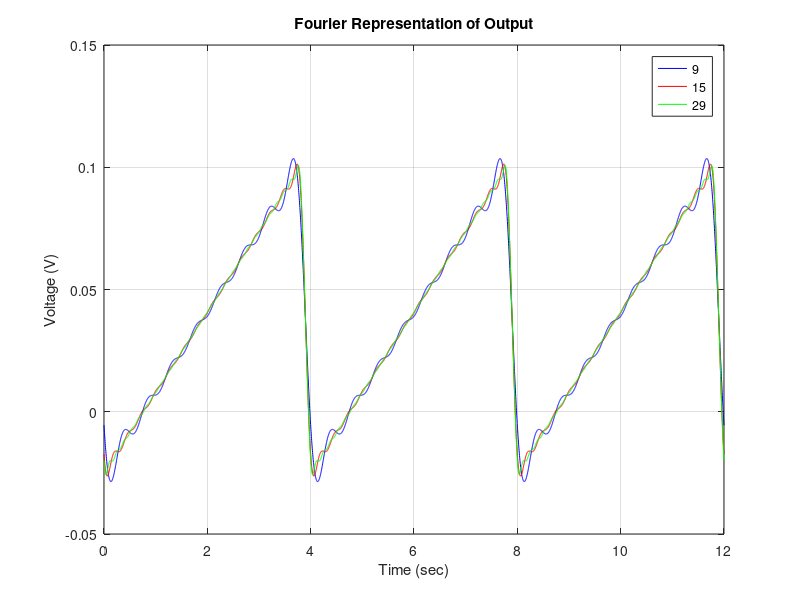

This figure's MATLAB source:
%% Build input wavefunction
SimulationSteps = 4096; % Number of steps chosen to make good plots.
T = 4.0; % Period set to 4 seconds.
Dt = 3.0*T / SimulationSteps; % Dt chosen to make simulation go 3 periods.
m = 0:SimulationSteps; % indices across time
w = 2*pi/T;

% Initialize pieces.
k = 0;
out = 0;
OUT = [];

while k <= 29 %Loops through coefficients to get the series
   if k ~= 0 % K is not 0
       Xk = (5.0 / (152.0 * k^2 * pi^2)) * ...
           (-20.0 + 19 * (1 - 1i * k * 0.1 * pi) * exp(1i * k * 0.1 * pi) ...
           + (1 + 1i * k * 1.9 * pi) * exp(1i * -k * 1.9 * pi));
   else %K = 0. Zero is a special case for calculation
       Xk = 0.0375;
   end %if
   
   
   % Create the value of exp(j*t*w) for frequency (k*w) and time (m*Dt)
   Outw = exp( 1*1i*m*Dt*k*w );
   X_Component = Xk * Outw;

   % Note k = 0 is a special case
   if( k ) % which is not a conjugate pair.
        X_Component = X_Component + conj( Xk * Outw );
   end %if
   
   %Write back changes.
   out = out + X_Component;
   OUT = [ OUT; out ];
   
   k = k + 1; 
end %while

%% Plot input

figure(1)
plot(m*Dt, OUT(9,:), 'b', m*Dt, OUT(15,:), 'r', m*Dt, OUT(29,:), 'g');
grid;
xlabel("Time (sec)");
ylabel("Voltage (V)");
legend("9", "15", "29");
title("Fourier Representation of Output");





